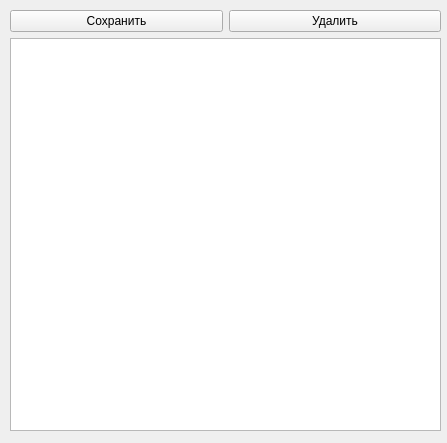
<?xml version="1.0" encoding="UTF-8"?>
<ui version="4.0">
 <class>Form</class>
 <widget class="QWidget" name="Form">
  <property name="geometry">
   <rect>
    <x>0</x>
    <y>0</y>
    <width>447</width>
    <height>443</height>
   </rect>
  </property>
  <property name="windowTitle">
   <string>Form</string>
  </property>
  <widget class="QWidget" name="">
   <property name="geometry">
    <rect>
     <x>10</x>
     <y>10</y>
     <width>431</width>
     <height>421</height>
    </rect>
   </property>
   <layout class="QVBoxLayout" name="verticalLayout">
    <item>
     <layout class="QHBoxLayout" name="horizontalLayout">
      <item>
       <widget class="QPushButton" name="sbtn">
        <property name="text">
         <string>Сохранить</string>
        </property>
       </widget>
      </item>
      <item>
       <widget class="QPushButton" name="dbtn">
        <property name="text">
         <string>Удалить</string>
        </property>
       </widget>
      </item>
     </layout>
    </item>
    <item>
     <widget class="QTableWidget" name="tableWidget"/>
    </item>
   </layout>
  </widget>
 </widget>
 <resources/>
 <connections/>
</ui>
